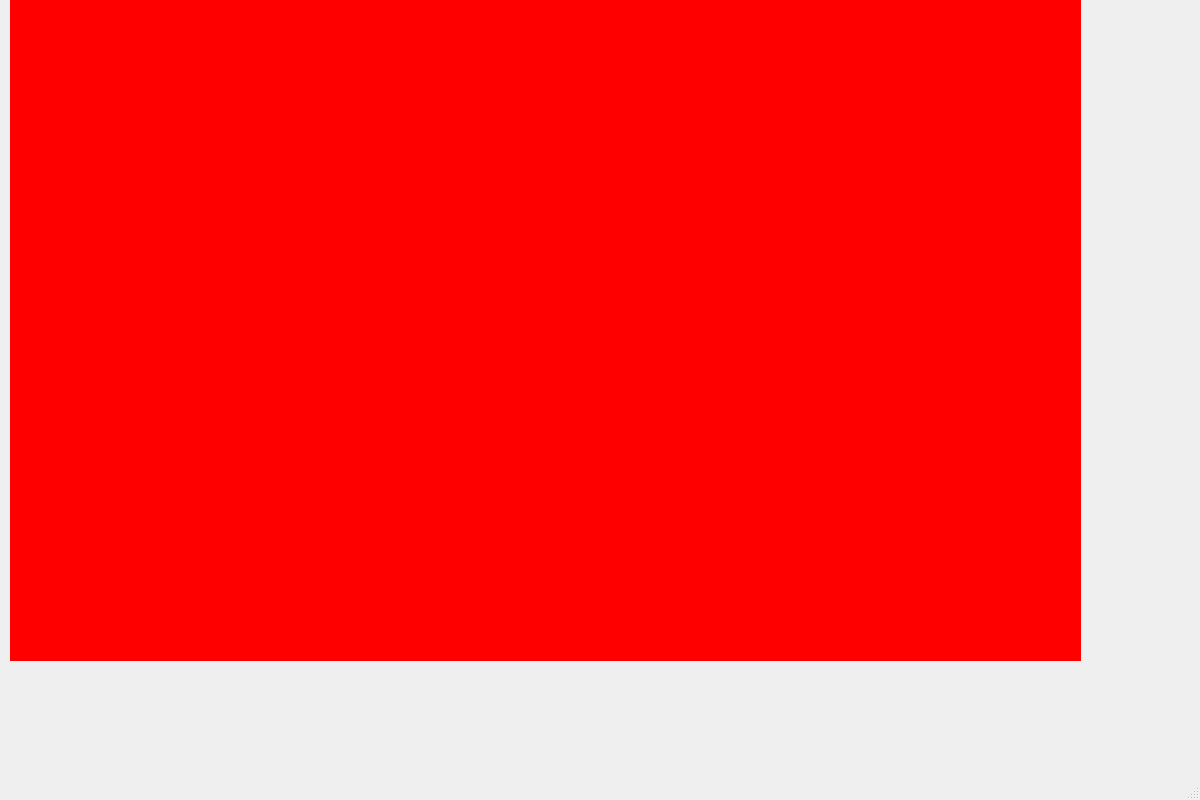
<?xml version="1.0" encoding="UTF-8"?>
<ui version="4.0">
 <class>MainWindow</class>
 <widget class="QMainWindow" name="MainWindow">
  <property name="geometry">
   <rect>
    <x>0</x>
    <y>0</y>
    <width>1200</width>
    <height>800</height>
   </rect>
  </property>
  <property name="windowTitle">
   <string>MainWindow</string>
  </property>
  <widget class="QWidget" name="centralwidget">
   <widget class="QWidget" name="widget" native="true">
    <property name="geometry">
     <rect>
      <x>10</x>
      <y>-40</y>
      <width>1071</width>
      <height>701</height>
     </rect>
    </property>
    <property name="styleSheet">
     <string notr="true">background-color:red;
</string>
    </property>
   </widget>
  </widget>
  <widget class="QMenuBar" name="menubar">
   <property name="geometry">
    <rect>
     <x>0</x>
     <y>0</y>
     <width>1200</width>
     <height>37</height>
    </rect>
   </property>
  </widget>
  <widget class="QStatusBar" name="statusbar"/>
 </widget>
 <resources/>
 <connections/>
</ui>
